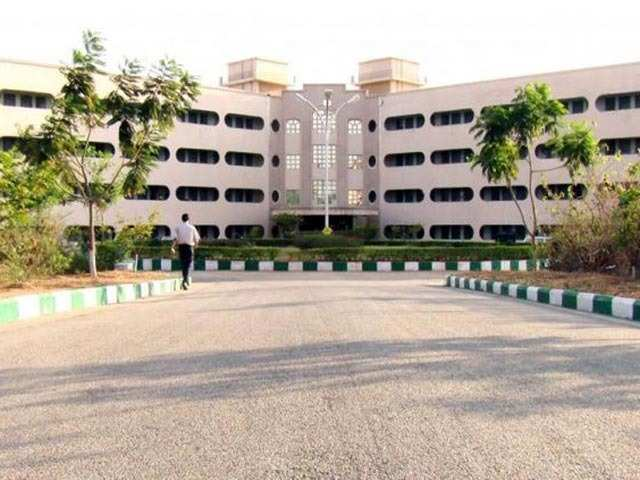
//> input picture Assignment3/obh.jpg, 640 x 480 px
$ ./edgeDetection   (built with g++ and OpenCV 4)
//> lines starting //> are read from the running program, lines starting //| are printed output that depends on the picture
#include<iostream>
#include<cmath>
#include<opencv2/imgproc/imgproc.hpp>
#include<opencv2/highgui/highgui.hpp>

using namespace std;
using namespace cv;


// Computes the x component of the gradient vector
// at a given point in a image.
// returns gradient in the x direction
int xGradient(Mat image, int x, int y)
{
    return image.at<uchar>(y-1, x-1) +
                2*image.at<uchar>(y, x-1) +
                 image.at<uchar>(y+1, x-1) -
                  image.at<uchar>(y-1, x+1) -
                   2*image.at<uchar>(y, x+1) -
                    image.at<uchar>(y+1, x+1);
}

// Computes the y component of the gradient vector
// at a given point in a image
// returns gradient in the y direction
int yGradient(Mat image, int x, int y)
{
    return image.at<uchar>(y-1, x-1) +
                2*image.at<uchar>(y-1, x) +
                 image.at<uchar>(y-1, x+1) -
                  image.at<uchar>(y+1, x-1) -
                   2*image.at<uchar>(y+1, x) -
                    image.at<uchar>(y+1, x+1);
}

int main()
{

      Mat src, dst;
      int gx, gy, sum;

      // Load an image
      src = imread("obh.jpg", CV_LOAD_IMAGE_GRAYSCALE);
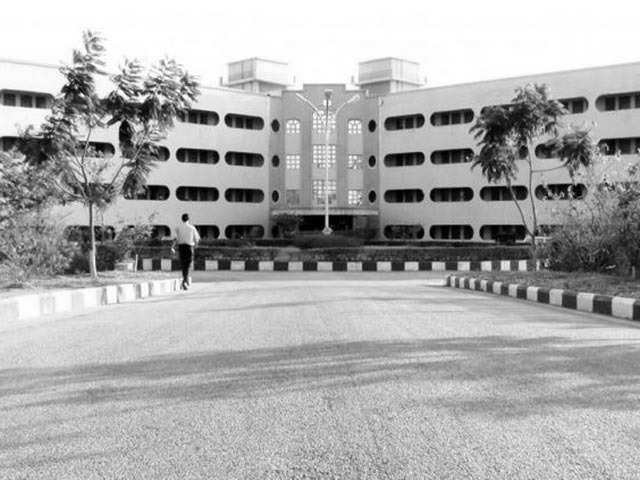
//> src: 480 rows x 640 cols, CV_8UC1; min 0, max 255, mean 171.8
      dst = src.clone();
      if( !src.data )
      { return -1; }


        for(int y = 0; y < src.rows; y++)
            for(int x = 0; x < src.cols; x++)
                dst.at<uchar>(y,x) = 0.0;
//> dst: 480 rows x 640 cols, CV_8UC1; every value is 0

        for(int y = 1; y < src.rows - 1; y++){
            for(int x = 1; x < src.cols - 1; x++){
                gx = xGradient(src, x, y);
                gy = yGradient(src, x, y);
                sum = sqrt(pow(gx,2) + pow(gy,2));
                sum = sum > 255 ? 255:sum;
                sum = sum < 0 ? 0 : sum;
                dst.at<uchar>(y,x) = sum;
            }
        }
//> this loop made 478 passes
//> (gx, gy, sum) on passes 1 to 3: (0, 0, 0), (0, 0, 0), (0, 0, 0)
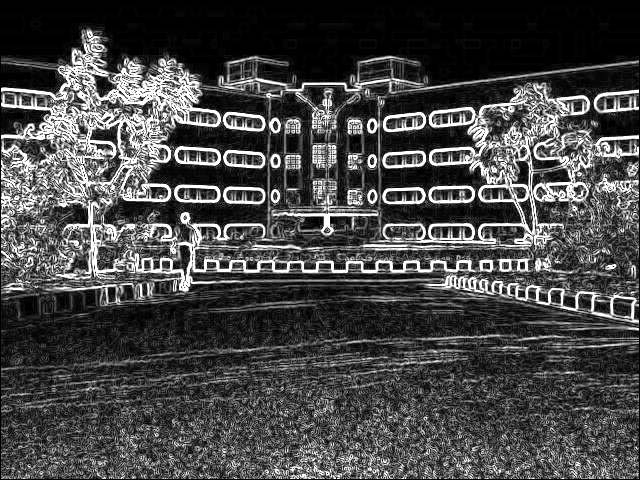
//> dst: 480 rows x 640 cols, CV_8UC1; min 0, max 255, mean 71.2
//> after the loop, gx = -108; gy = 54; sum = 120

        namedWindow("final");
        imshow("final", dst);

        namedWindow("initial");
        imshow("initial", src);

      imwrite("obhfinal.jpg",dst);

      waitKey();


    return 0;
}
